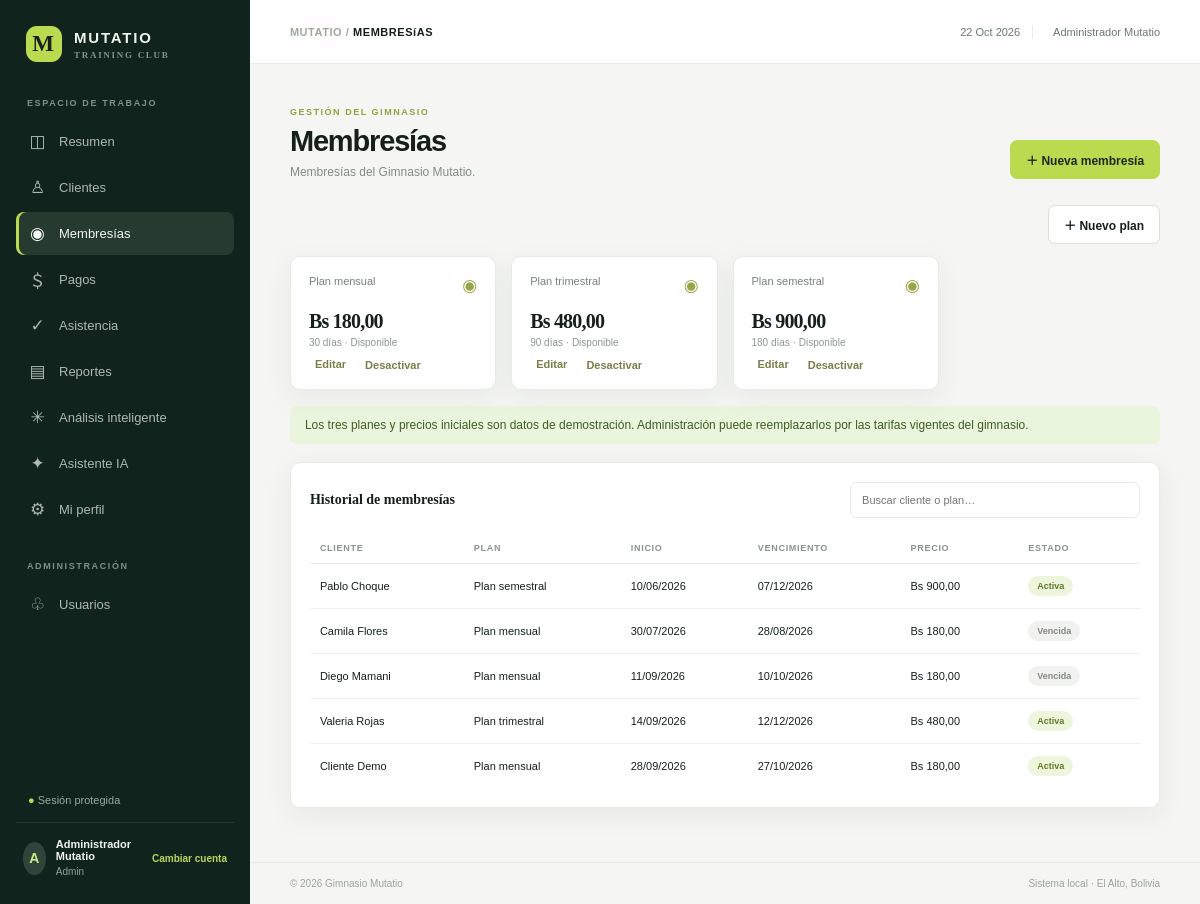
/index.php?view=memberships (signed in), run on the app's committed database.
### tables this page shows
CREATE TABLE `plans` (
  `id` int(10) UNSIGNED NOT NULL,
  `name` varchar(100) NOT NULL,
  `description` varchar(255) DEFAULT NULL,
  `price` decimal(10,2) NOT NULL DEFAULT 0.00,
  `duration_days` smallint(5) UNSIGNED NOT NULL DEFAULT 30,
  `active` tinyint(1) NOT NULL DEFAULT 1,
  `created_at` timestamp NOT NULL DEFAULT current_timestamp()
);

CREATE TABLE `memberships` (
  `id` int(10) UNSIGNED NOT NULL,
  `client_id` int(10) UNSIGNED NOT NULL,
  `plan_id` int(10) UNSIGNED NOT NULL,
  `start_date` date NOT NULL,
  `end_date` date NOT NULL,
  `status` enum('active','expired','cancelled') NOT NULL DEFAULT 'active',
  `created_at` timestamp NOT NULL DEFAULT current_timestamp()
);

CREATE TABLE `clients` (
  `id` int(10) UNSIGNED NOT NULL,
  `user_id` int(10) UNSIGNED DEFAULT NULL,
  `name` varchar(140) NOT NULL,
  `email` varchar(190) NOT NULL,
  `phone` varchar(40) DEFAULT NULL,
  `document_number` varchar(50) DEFAULT NULL,
  `birth_date` date DEFAULT NULL,
  `notes` text DEFAULT NULL,
  `active` tinyint(1) NOT NULL DEFAULT 1,
  `created_at` timestamp NOT NULL DEFAULT current_timestamp()
);

### app.php (called while the page is built, shortened)
<?php
$config = require __DIR__ . '/config.php';
function db(): PDO
{
    static $pdo;
    global $config;
    if ($pdo instanceof PDO) return $pdo;
    $pdo = new PDO('mysql:host='.$config['db_host'].';dbname='.$config['db_name'].';charset=utf8mb4', $config['db_user'], $config['db_pass'], [
        PDO::ATTR_ERRMODE => PDO::ERRMODE_EXCEPTION,
        PDO::ATTR_DEFAULT_FETCH_MODE => PDO::FETCH_ASSOC,
        PDO::ATTR_EMULATE_PREPARES => false,
    ]);
    seed_demo($pdo);
    return $pdo;
}
function seed_demo(PDO $pdo): void
{
    $count = (int)$pdo->query('SELECT COUNT(*) FROM users')->fetchColumn();
}
function h(?string $value): string { return htmlspecialchars((string)$value, ENT_QUOTES | ENT_SUBSTITUTE, 'UTF-8'); }
function money(float|int|string|null $amount): string { return 'Bs '.number_format((float)$amount, 2, ',', '.'); }
function current_user(): ?array { return $_SESSION['user'] ?? null; }
function is_admin(): bool { return (current_user()['role'] ?? '') === 'admin'; }

### views/memberships.php (the view, shortened to what this page needs)
<?php
$plans=db()->query('SELECT * FROM plans ORDER BY active DESC,duration_days')->fetchAll();
$rows=db()->query('SELECT m.*,c.name client_name,p.name plan_name,p.price FROM memberships m JOIN clients c ON c.id=m.client_id JOIN plans p ON p.id=m.plan_id ORDER BY m.id DESC LIMIT 100')->fetchAll();
?>
<?php if(is_admin()): ?><div class="actions" style="justify-content:flex-end;margin-bottom:12px"><button class="btn" onclick="document.getElementById('plan-form').classList.toggle('hidden')">＋ Nuevo plan</button></div><?php endif; ?>
<div class="grid stats"><?php foreach($plans as $p): ?><article class="card stat"><div class="stat-top"><span><?=h($p['name'])?></span><span class="stat-icon">◉</span></div><div class="stat-value" style="font-size:20px"><?=money($p['price'])?></div><div class="stat-foot"><?=$p['duration_days']?> días · <?=h($p['active']?'Disponible':'Inactivo')?></div><?php if(is_admin()): ?><div class="actions" style="margin-top:8px"><button class="link-btn" data-edit-plan='<?=h(json_encode(['id'=>$p['id'],'name'=>$p['name'],'price'=>$p['price'],'duration_days'=>$p['duration_days'],'description'=>$p['description']],JSON_HEX_APOS|JSON_HEX_QUOT|JSON_HEX_TAG|JSON_HEX_AMP))?>'>Editar</button><form method="post"><input type="hidden" name="csrf" value="<?=h(csrf_token())?>"><input type="hidden" name="action" value="plan_toggle"><input type="hidden" name="id" value="<?=$p['id']?>"><button class="link-btn"><?=$p['active']?'Desactivar':'Activar'?></button></form></div><?php endif; ?></article><?php endforeach; ?></div><div class="alert">Los tres planes y precios iniciales son datos de demostración. Administración puede reemplazarlos por las tarifas vigentes del gimnasio.</div>
<section class="card panel"><div class="panel-head"><h2>Historial de membresías</h2><input class="search" data-search="#membership-table" placeholder="Buscar cliente o plan…"></div><div class="table-wrap"><table id="membership-table"><thead><tr><th>CLIENTE</th><th>PLAN</th><th>INICIO</th><th>VENCIMIENTO</th><th>PRECIO</th><th>ESTADO</th></tr></thead><tbody><?php foreach($rows as $r): $valid=$r['status']==='active'&&$r['end_date']>=date('Y-m-d');$status=$valid?'Activa':($r['end_date']<date('Y-m-d')?'Vencida':ucfirst($r['status'])); ?><tr><td><?=h($r['client_name'])?></td><td><?=h($r['plan_name'])?></td><td><?=date('d/m/Y',strtotime($r['start_date']))?></td><td><?=date('d/m/Y',strtotime($r['end_date']))?></td><td><?=money($r['price'])?></td><td><span class="pill <?=$valid?'':'expired'?>"><?=h($status)?></span></td></tr><?php endforeach; ?><?php if(!$rows): ?><tr><td colspan="6" class="empty">Aún no hay membresías creadas.</td></tr><?php endif; ?></tbody></table></div></section>

### assets/app.css (style rules this page uses)
:root { --bg:#f5f6f3;--ink:#15201c;--muted:#818c85;--green:#badb4f;--deep:#11231d;--line:#e8ebe6;--white:#fff;--shadow:0 8px 28px #1b2a2010 }
* { box-sizing:border-box }
body { margin:0;background:var(--bg);color:var(--ink);font-family:'DM Sans',Arial,sans-serif;font-size:14px }
button,input,select,textarea { font:inherit }
button { cursor:pointer }
.btn { height:39px;padding:0 15px;border-radius:7px;border:1px solid #dae0d8;background:white;color:var(--ink);font-weight:600;font-size:12px }
.alert { padding:12px 15px;border-radius:7px;margin:0 0 18px;font-size:12px;background:#e9f5dc;color:#405c24 }
.grid { display:grid;gap:15px }
.stats { grid-template-columns:repeat(4,minmax(0,1fr));margin-bottom:16px }
.card { background:#fff;border:1px solid var(--line);border-radius:10px;box-shadow:var(--shadow) }
.stat { padding:18px 18px 17px;min-height:115px }
.stat-top { display:flex;justify-content:space-between;color:#77827a;font-size:11px }
.stat-icon { color:#94a847;font-size:17px }
.stat-value { font:700 25px Manrope;letter-spacing:-.04em;margin:14px 0 4px }
.stat-foot { font-size:10px;color:#8c968f }
.panel { padding:19px;margin-bottom:16px }
.panel-head { display:flex;justify-content:space-between;align-items:center;margin-bottom:15px }
.panel-head h2 { font:700 14px Manrope;margin:0 }
.table-wrap { overflow:auto }
table { width:100%;border-collapse:collapse;font-size:11px }
th { text-align:left;color:#89948c;font-size:9px;letter-spacing:.08em;font-weight:700;padding:10px;border-bottom:1px solid var(--line);white-space:nowrap }
td { padding:12px 10px;border-bottom:1px solid #f0f2ee;vertical-align:middle }
tr:last-child td { border-bottom:0 }
.pill { display:inline-block;border-radius:20px;padding:5px 9px;font-size:9px;font-weight:700;background:#edf5dd;color:#607b26;white-space:nowrap }
.pill.expired,.pill.inactive { background:#f1f2ef;color:#828981 }
.search { width:min(290px,100%);height:36px;border:1px solid var(--line);background:#fff;border-radius:7px;padding:0 11px;font-size:11px;outline:0 }
.actions { display:flex;gap:7px;align-items:center }
.link-btn { border:0;background:none;color:#758249;font-size:11px;font-weight:700 }

### data on the page
plans: name "Plan mensual", price "Bs 180,00", duration_days "30", active "Disponible", shows "Desactivar"
plans: name "Plan trimestral", price "Bs 480,00", duration_days "90", active "Disponible", shows "Desactivar"
plans: name "Plan semestral", price "Bs 900,00", duration_days "180", active "Disponible", shows "Desactivar"
memberships: client.name "Pablo Choque", plan.name "Plan semestral", start_date "10/06/2026", end_date "07/12/2026", plan.price "Bs 900,00", status "Activa"
memberships: client.name "Camila Flores", plan.name "Plan mensual", start_date "30/07/2026", end_date "28/08/2026", plan.price "Bs 180,00", status "Vencida"
memberships: client.name "Diego Mamani", plan.name "Plan mensual", start_date "11/09/2026", end_date "10/10/2026", plan.price "Bs 180,00", status "Vencida"
memberships: client.name "Valeria Rojas", plan.name "Plan trimestral", start_date "14/09/2026", end_date "12/12/2026", plan.price "Bs 480,00", status "Activa"
memberships: client.name "Cliente Demo", plan.name "Plan mensual", start_date "28/09/2026", end_date "27/10/2026", plan.price "Bs 180,00", status "Activa"

### other printed values
$icon "◫"
$text "Resumen"
$icon "♙"
$text "Clientes"
$icon "◉"
$text "Membresías"
$icon "＄"
$text "Pagos"
$icon "✓"
$text "Asistencia"
$icon "▤"
$text "Reportes"
$icon "✳"
$text "Análisis inteligente"
$icon "✦"
